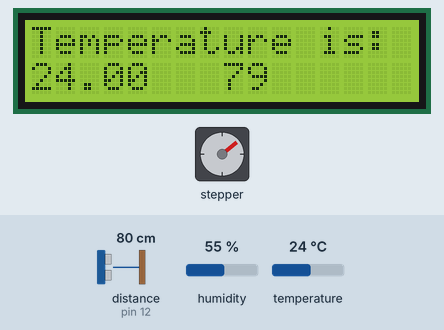
This sketch was run on a simulated Arduino Uno, built with avr-gcc and run on an emulated ATmega328P. Parts: 16×2 character LCD, stepper motor. Wiring (inferred from the names in the program): ultrasonic range finder: trigger pin 13; echo pin 12. The inputs (shaded band) are chosen by the test bench; at power-on: distance to the obstacle (sensor on pin 12) 80 cm, humidity 55 %, temperature 24 °C. The echo pulse lasts 58.3 µs per cm; stepper angles assume 2048 steps per turn.

Above: at 1.2 s.
1.3 s: distance to the obstacle (sensor on pin 12) set to 2 cm
At 1.75 s:
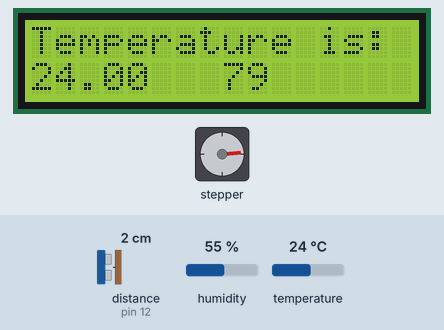
3.7 s: humidity set to 68 %
6.1 s: temperature set to 33 °C
At 10.2 s:
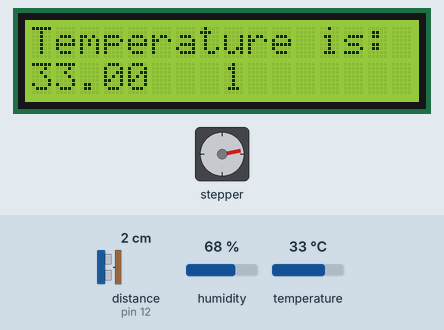
10.5 s: distance to the obstacle (sensor on pin 12) set to 98 cm
At 10.8 s:
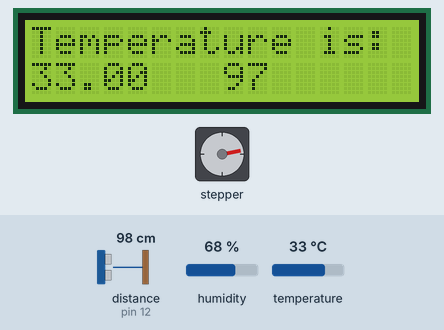
12.0 s: distance to the obstacle (sensor on pin 12) set to 103 cm
At 12.16 s:
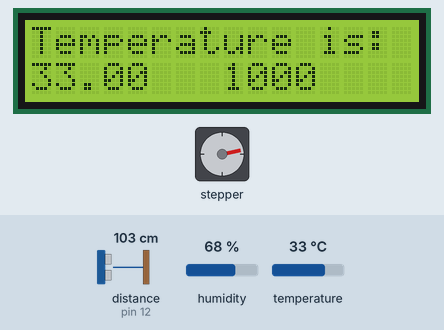
14.4 s: temperature set to 12 °C
Timing chart, 0 to 17.8 s (numbered marks = the images above; inputs shaded):
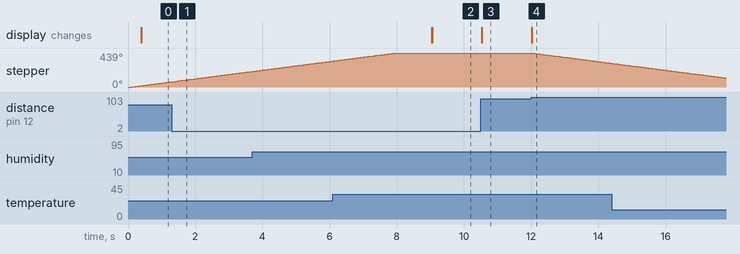

Measured:
- the behaviour switches between 100 and 101 cm on distance to the obstacle (sensor on pin 12) (found by bisection; images 3 and 4)
- after the input at 10.5 s, the display: changes at once (image 3)
- after the input at 12.0 s, stepper: keeps turning counter-clockwise at about 56°/s, starting at once; the display: changes at once (image 4)

The sketch:

LCD_screen_TempHum.ino
```cpp
#include <DHT.h>
#include <LiquidCrystal.h>
#include "Stepper.h"

// initialize the library with the numbers of the interface pins
LiquidCrystal lcd(7, 6, 5, 4, 3, 2);

// Temp and Hum
#define DHTPIN 1 // do not forget to remove the DHT sensor while uploading!!!!!!!!
#define DHTTYPE DHT11
DHT dht(DHTPIN, DHTTYPE);

// defining Ultrasonic sensor
#define echoPin 12 // Echo Pin
#define trigPin 13 // Trigger Pin

int maximumRange = 100; // Maximum range needed
int minimumRange = 0; // Minimum range needed
long duration, distance; // Duration used to calculate distance

// Stepper Motor for Garage
const int stepsPerRevolution = 64; //кол-во шагов на оборот
Stepper myStepper(stepsPerRevolution, 8,10,9,11);
bool closed = true;

void setup() {
  // set up the LCD's number of columns and rows:
  lcd.begin(16, 2);
  // Print a message to the LCD.
  lcd.print("Temperature is: ");
  // Sonar
  pinMode(trigPin, OUTPUT);
  pinMode(echoPin, INPUT);
  // Stepper
  myStepper.setSpeed(300); //скорость обороты в минуту
}

void loop() {
  // set the cursor to column 0, line 1
  // (note: line 1 is the second row, since counting begins with 0):
  lcd.setCursor(0, 1);
  // print the temperature
  lcd.print(dht.readTemperature());
  lcd.print("   ");
  //lcd.print(millis() / 1000);
  digitalWrite(trigPin, LOW);
  delayMicroseconds(2);

  digitalWrite(trigPin, HIGH);
  delayMicroseconds(10);

  digitalWrite(trigPin, LOW);
  duration = pulseIn(echoPin, HIGH);

  distance = duration/58.2;

  if (distance >= maximumRange)
  {
    lcd.print(1000);
    if(!closed){ // if open close garage
      // Close curtain
      myStepper.step(-2500); //поворот на 2000 шагов
      delay(1000);
      closed = true;
    }
    //digitalWrite(LEDPin, HIGH);
  }
  else {
    lcd.println(distance);
    if(closed){ // if closed open garage
      // Open Curtain
      myStepper.step(2500); //поворот на 2000 шагов
      delay(1000);
      closed = false;
    }
    //digitalWrite(LEDPin, LOW);
  }

  //Delay 50ms before next reading.
  delay(50);
}
```
